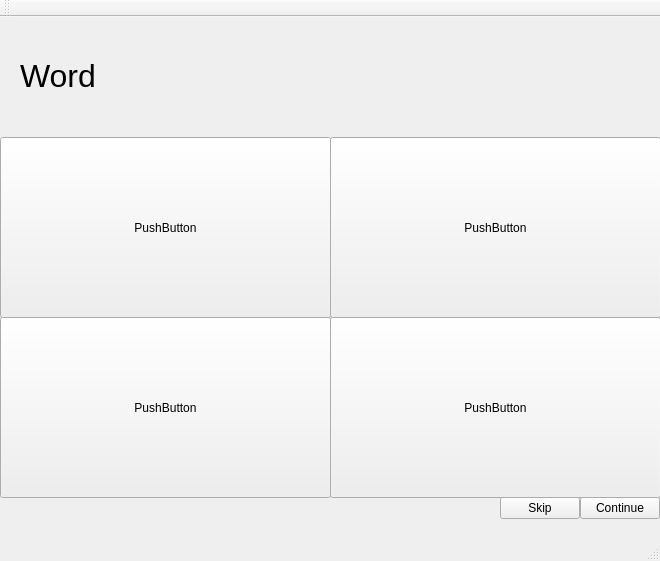
<?xml version="1.0" encoding="UTF-8"?>
<ui version="4.0">
 <class>MainWindow</class>
 <widget class="QMainWindow" name="MainWindow">
  <property name="geometry">
   <rect>
    <x>0</x>
    <y>0</y>
    <width>660</width>
    <height>561</height>
   </rect>
  </property>
  <property name="windowTitle">
   <string>MainWindow</string>
  </property>
  <widget class="QWidget" name="centralWidget">
   <widget class="QPushButton" name="answer1">
    <property name="geometry">
     <rect>
      <x>0</x>
      <y>120</y>
      <width>331</width>
      <height>181</height>
     </rect>
    </property>
    <property name="text">
     <string>PushButton</string>
    </property>
   </widget>
   <widget class="QPushButton" name="answer3">
    <property name="geometry">
     <rect>
      <x>0</x>
      <y>300</y>
      <width>331</width>
      <height>181</height>
     </rect>
    </property>
    <property name="text">
     <string>PushButton</string>
    </property>
   </widget>
   <widget class="QPushButton" name="answer4">
    <property name="geometry">
     <rect>
      <x>330</x>
      <y>300</y>
      <width>331</width>
      <height>181</height>
     </rect>
    </property>
    <property name="text">
     <string>PushButton</string>
    </property>
   </widget>
   <widget class="QPushButton" name="answer2">
    <property name="geometry">
     <rect>
      <x>330</x>
      <y>120</y>
      <width>331</width>
      <height>181</height>
     </rect>
    </property>
    <property name="text">
     <string>PushButton</string>
    </property>
   </widget>
   <widget class="QLabel" name="word_label">
    <property name="geometry">
     <rect>
      <x>20</x>
      <y>40</y>
      <width>611</width>
      <height>38</height>
     </rect>
    </property>
    <property name="font">
     <font>
      <pointsize>24</pointsize>
     </font>
    </property>
    <property name="text">
     <string>Word</string>
    </property>
   </widget>
   <widget class="QPushButton" name="continue_2">
    <property name="geometry">
     <rect>
      <x>580</x>
      <y>480</y>
      <width>80</width>
      <height>22</height>
     </rect>
    </property>
    <property name="text">
     <string>Continue</string>
    </property>
   </widget>
   <widget class="QPushButton" name="skip">
    <property name="geometry">
     <rect>
      <x>500</x>
      <y>480</y>
      <width>80</width>
      <height>22</height>
     </rect>
    </property>
    <property name="text">
     <string>Skip</string>
    </property>
   </widget>
  </widget>
  <widget class="QMenuBar" name="menuBar">
   <property name="geometry">
    <rect>
     <x>0</x>
     <y>0</y>
     <width>660</width>
     <height>19</height>
    </rect>
   </property>
  </widget>
  <widget class="QToolBar" name="mainToolBar">
   <attribute name="toolBarArea">
    <enum>TopToolBarArea</enum>
   </attribute>
   <attribute name="toolBarBreak">
    <bool>false</bool>
   </attribute>
  </widget>
  <widget class="QStatusBar" name="statusBar"/>
 </widget>
 <layoutdefault spacing="6" margin="11"/>
 <resources/>
 <connections/>
</ui>
